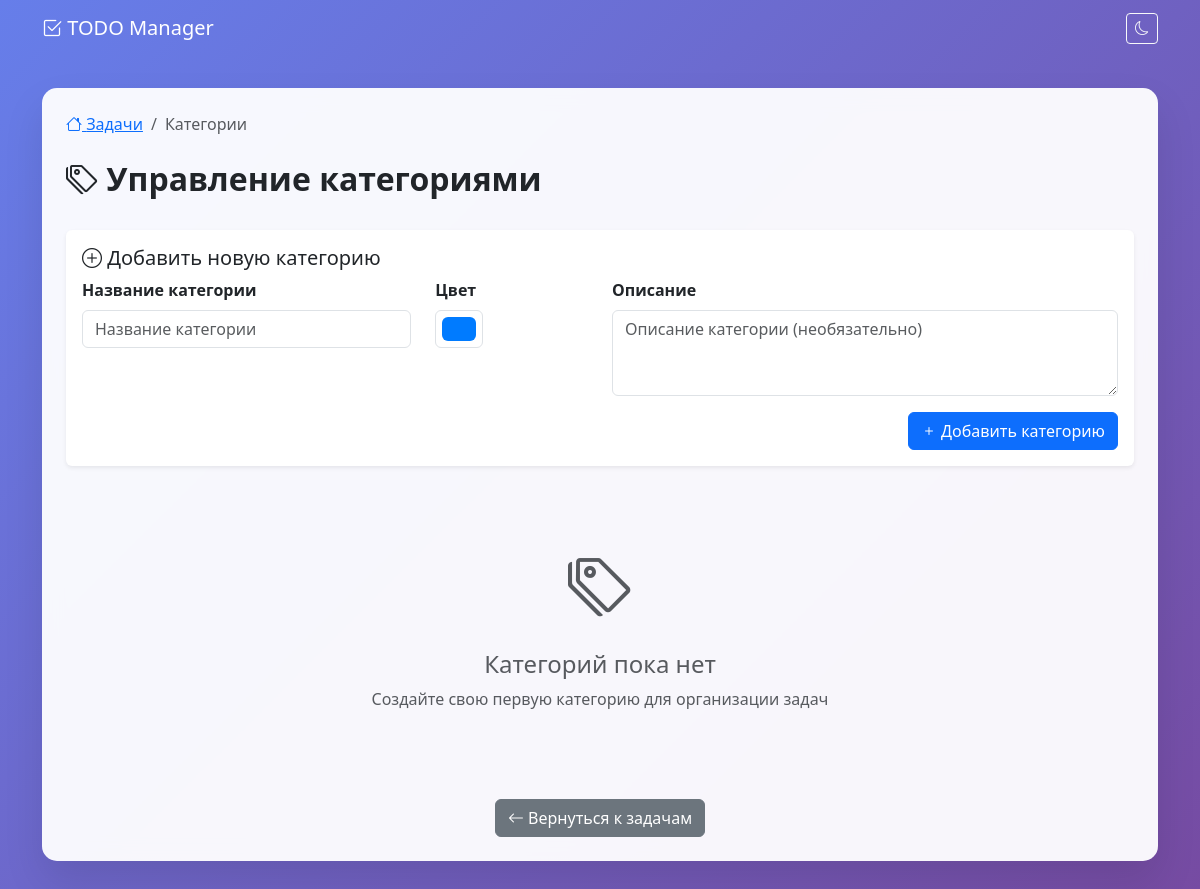
/todo/categories/ (signed in), run on an earlier commit of the app's database.
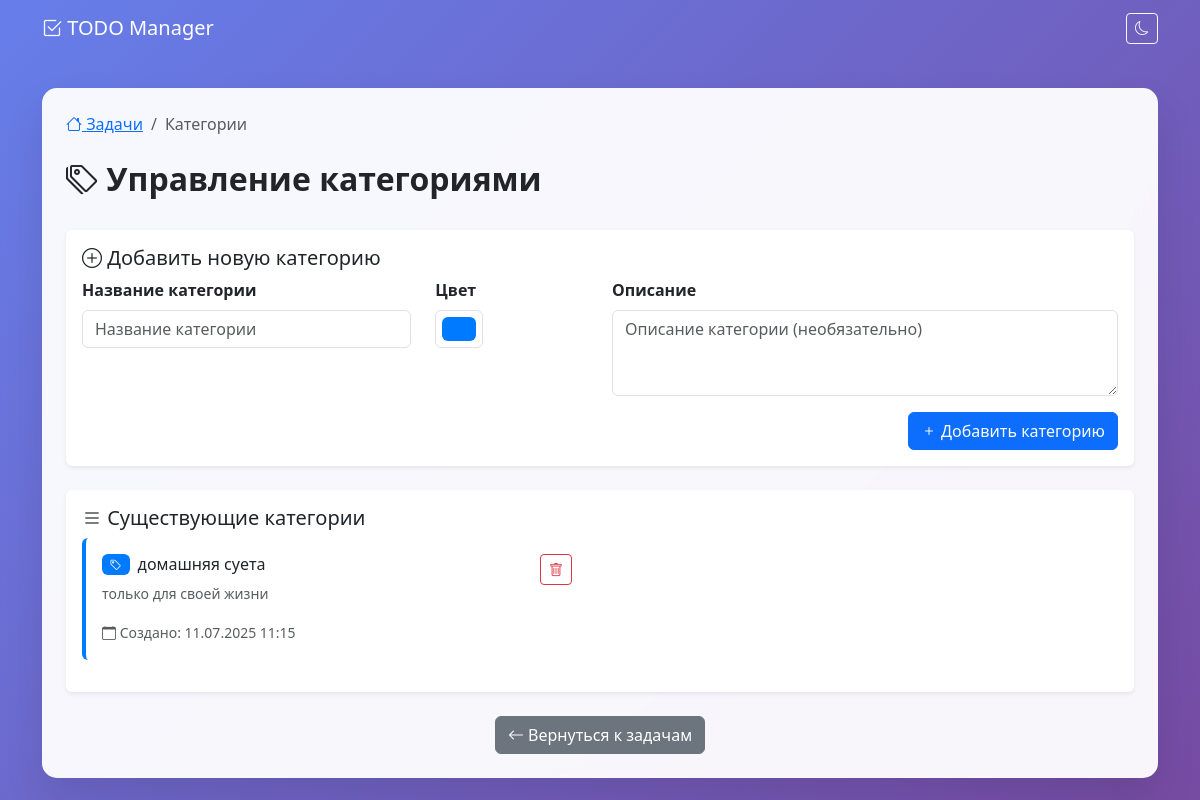
And on a later commit of the database.
### todo_list/models.py (models this page shows, shortened)
class Category(models.Model):
    name = models.CharField(max_length=100, verbose_name='Название')
    color = models.CharField(max_length=7, default='#007bff', verbose_name='Цвет')
    description = models.TextField(blank=True, verbose_name='Описание')
    user = models.ForeignKey(User, on_delete=models.CASCADE, verbose_name='Пользователь')
    created_at = models.DateTimeField(auto_now_add=True, verbose_name='Создано')
    class Meta:
        verbose_name = 'Категория'
        verbose_name_plural = 'Категории'
        ordering = ['name']
        unique_together = ['name', 'user']  # Уникальное имя категории для каждого пользователя

### todo_list/views.py (the view, shortened to what this page needs)
# urls.py: path('categories/', views.categories, name='categories'),
@login_required
def categories(request):
    categories = Category.objects.filter(user=request.user)
    form = CategoryForm()
    context = {
        'categories': categories,
        'form': form
    }
    return render(request, 'todo_list/categories.html', context)

### todo_list/forms.py
class CategoryForm(forms.ModelForm):
    class Meta:
        model = Category
        fields = ['name', 'color', 'description']
        widgets = {
            'name': forms.TextInput(attrs={
                'class': 'form-control',
                'placeholder': 'Название категории'
            }),
            'color': forms.TextInput(attrs={
                'type': 'color',
                'class': 'form-control form-control-color'
            }),
            'description': forms.Textarea(attrs={
                'class': 'form-control',
                'rows': 3,
                'placeholder': 'Описание категории (необязательно)'
            })
        }

### todo_list/templates/todo_list/categories.html (shortened to what the changed rows need)
{% extends 'todo_list/base.html' %}
{% block content %}
<div class="p-4">
    <div class="row mb-4">
        <div class="col-md-8">
            <h1 class="h2 fw-bold">
                <i class="bi bi-tags"></i> Управление категориями
            </h1>
        </div>
    </div>
    {% if categories %}
        <div class="card border-0 shadow-sm">
            <div class="card-body">
                <h5 class="card-title">
                    <i class="bi bi-list"></i> Существующие категории
                </h5>
                <div class="row">
                    {% for category in categories %}
                        <div class="col-md-6 mb-3">
                            <div class="card h-100 border-0" style="border-left: 4px solid {{ category.color }} !important;">
                                <div class="card-body">
                                    <div class="d-flex justify-content-between align-items-start">
                                        <div>
                                            <h6 class="card-title d-flex align-items-center">
                                                <span class="badge me-2" style="background-color: {{ category.color }};">
                                                    <i class="bi bi-tag"></i>
                                                </span>
                                                {{ category.name }}
                                            </h6>
                                            {% if category.description %}
                                                <p class="card-text text-muted small">{{ category.description }}</p>
                                            {% endif %}
                                            <small class="text-muted">
                                                <i class="bi bi-calendar"></i>
                                                Создано: {{ category.created_at|date:"d.m.Y H:i" }}
                                            </small>
                                        </div>
                                        <div>
                                            <a href="{% url 'todo_list:delete_category' category.id %}"
                                               class="btn btn-sm btn-outline-danger"
                                               title="Удалить категорию"
                                               onclick="return confirm('Вы уверены, что хотите удалить эту категорию? Все связанные задачи останутся без категории.')">
                                                <i class="bi bi-trash"></i>
                                            </a>
                                        </div>
                                    </div>
                                </div>
                            </div>
                        </div>
                    {% endfor %}
                </div>
            </div>
        </div>
    {% else %}
        <div class="text-center py-5">
            <i class="bi bi-tags text-muted" style="font-size: 4rem;"></i>
            <h4 class="mt-3 text-muted">Категорий пока нет</h4>
            <p class="text-muted">Создайте свою первую категорию для организации задач</p>
        </div>
    {% endif %}
</div>
{% endblock %}

What changed in the data, as far as the page shows it:
now on this page (row edited): Category: name "домашняя суета", description "только для своей жизни", created_at "11.07.2025 11:15"
Also different on the page:
text no longer shown: "Категорий пока нет Создайте свою первую категорию для организации задач"
text now shown: "Существующие категории"
